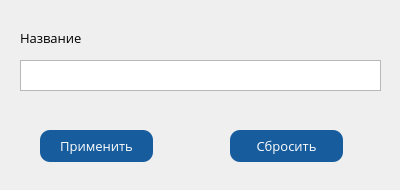
<?xml version="1.0" encoding="UTF-8"?>
<ui version="4.0">
 <class>Form_Filter_Client</class>
 <widget class="QWidget" name="Form_Filter_Client">
  <property name="windowModality">
   <enum>Qt::ApplicationModal</enum>
  </property>
  <property name="geometry">
   <rect>
    <x>0</x>
    <y>0</y>
    <width>400</width>
    <height>190</height>
   </rect>
  </property>
  <property name="font">
   <font>
    <family>Open Sans</family>
    <pointsize>10</pointsize>
   </font>
  </property>
  <property name="windowTitle">
   <string>Фильтр</string>
  </property>
  <property name="windowIcon">
   <iconset>
    <normaloff>logo.png</normaloff>logo.png</iconset>
  </property>
  <widget class="QLabel" name="label">
   <property name="geometry">
    <rect>
     <x>20</x>
     <y>30</y>
     <width>181</width>
     <height>16</height>
    </rect>
   </property>
   <property name="text">
    <string>Название</string>
   </property>
  </widget>
  <widget class="QTextEdit" name="textEdit">
   <property name="geometry">
    <rect>
     <x>20</x>
     <y>60</y>
     <width>361</width>
     <height>31</height>
    </rect>
   </property>
   <property name="styleSheet">
    <string notr="true">

</string>
   </property>
  </widget>
  <widget class="QPushButton" name="pushButton">
   <property name="geometry">
    <rect>
     <x>40</x>
     <y>130</y>
     <width>113</width>
     <height>32</height>
    </rect>
   </property>
   <property name="styleSheet">
    <string notr="true">QPushButton {
    border-radius:  10px;
    background-color:  rgb(23, 92, 157);
    color:  rgb(255, 255, 255);
	font: 10pt &quot;Open Sans&quot;;
}

QPushButton:pressed {
    background-color:  rgb(11, 48, 84);
}</string>
   </property>
   <property name="text">
    <string>Применить</string>
   </property>
  </widget>
  <widget class="QPushButton" name="pushButton_2">
   <property name="geometry">
    <rect>
     <x>230</x>
     <y>130</y>
     <width>113</width>
     <height>32</height>
    </rect>
   </property>
   <property name="styleSheet">
    <string notr="true">QPushButton {
    border-radius:  10px;
    background-color:  rgb(23, 92, 157);
    color:  rgb(255, 255, 255);
	font: 10pt &quot;Open Sans&quot;;
}

QPushButton:pressed {
    background-color:  rgb(11, 48, 84);
}</string>
   </property>
   <property name="text">
    <string>Сбросить</string>
   </property>
  </widget>
 </widget>
 <resources/>
 <connections/>
</ui>
